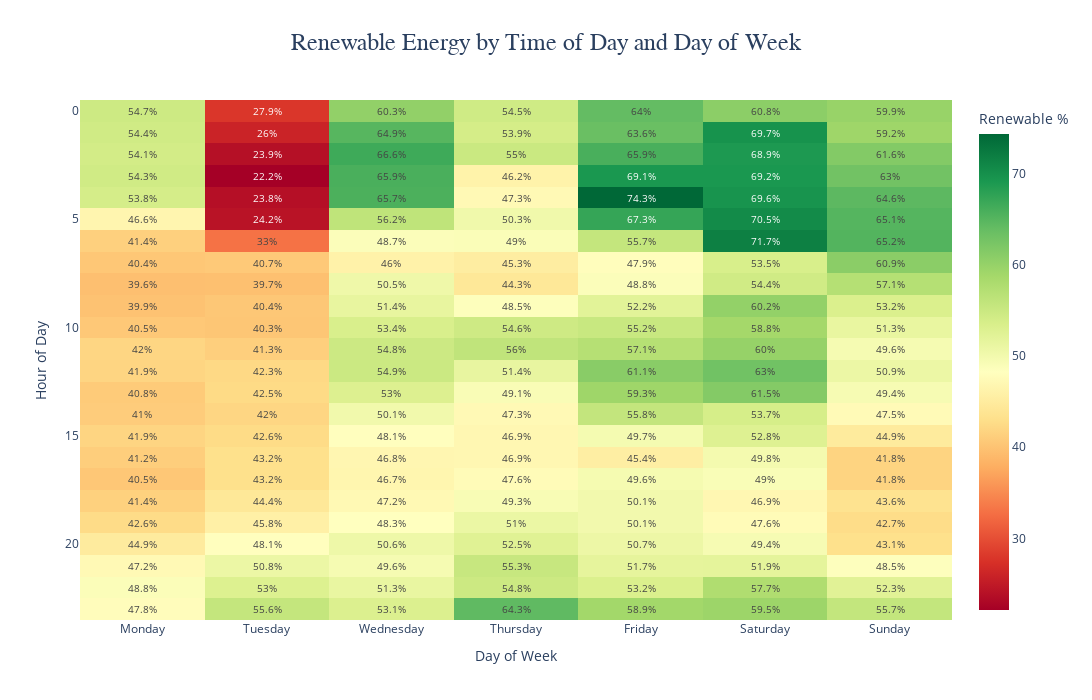

Notebook code for this chart:
### Code cell
# Visualization 4: Renewable Percentage by Hour and Day

# Create pivot for heatmap
heatmap_data = df_pivot.pivot_table(
    index='Hour',
    columns='Day_of_Week',
    values='Renewable_Pct',
    aggfunc='mean'
)

# Reorder days of week
day_order = ['Monday', 'Tuesday', 'Wednesday', 'Thursday', 'Friday', 'Saturday', 'Sunday']
heatmap_data = heatmap_data[[day for day in day_order if day in heatmap_data.columns]]

# Create heatmap
fig = go.Figure(data=go.Heatmap(
    z=heatmap_data.values,
    x=heatmap_data.columns,
    y=heatmap_data.index,
    colorscale='RdYlGn',  # Red (low) to Green (high)
    text=heatmap_data.values.round(1),
    texttemplate='%{text}%',
    textfont={"size": 10},
    colorbar=dict(title="Renewable %"),
    hovertemplate='<b>%{x}</b><br>Hour: %{y}:00<br>Renewable: %{z:.1f}%<extra></extra>'
))

fig.update_layout(
    title={
        'text': 'Renewable Energy by Time of Day and Day of Week',
        'x': 0.5,
        'xanchor': 'center',
        'font': {'size': 24, 'family': 'Arial, sans-serif'}
    },
    xaxis_title='Day of Week',
    yaxis_title='Hour of Day',
    height=700,
    width=1200,
    template='plotly_white',
    yaxis=dict(autorange='reversed'),
    margin=dict(l=80, r=80, t=100, b=80)
)

fig.show()

print(f"\n🕐 Time Pattern Insights:")
print(f"  • Peak renewable hour: {df_pivot.groupby('Hour')['Renewable_Pct'].mean().idxmax()}:00 ({df_pivot.groupby('Hour')['Renewable_Pct'].mean().max():.1f}%)")
print(f"  • Lowest renewable hour: {df_pivot.groupby('Hour')['Renewable_Pct'].mean().idxmin()}:00 ({df_pivot.groupby('Hour')['Renewable_Pct'].mean().min():.1f}%)")
print(f"  • Most renewable day: {df_pivot.groupby('Day_of_Week')['Renewable_Pct'].mean().idxmax()} ({df_pivot.groupby('Day_of_Week')['Renewable_Pct'].mean().max():.1f}%)")

### Figure 1 — Plotly figure (JSON) as saved in the notebook; plotly's stock layout.template omitted (floating-point values rounded to 4 significant figures; data arrays with more than 128 entries replaced by an {"elided": "..."} marker saying what was removed)
{"data": [{"colorbar": {"title": {"text": "Renewable %"}}, "colorscale": [[0, "rgb(165,0,38)"], [0.1, "rgb(215,48,39)"], [0.2, "rgb(244,109,67)"], [0.3, "rgb(253,174,97)"], [0.4, "rgb(254,224,139)"], [0.5, "rgb(255,255,191)"], [0.6, "rgb(217,239,139)"], [0.7, "rgb(166,217,106)"], [0.8, "rgb(102,189,99)"], [0.9, "rgb(26,152,80)"], [1, "rgb(0,104,55)"]], "hovertemplate": "<b>%{x}</b><br>Hour: %{y}:00<br>Renewable: %{z:.1f}%<extra></extra>", "text": {"elided": "24x7 float values"}, "textfont": {"size": 10}, "texttemplate": "%{text}%", "type": "heatmap", "x": ["Monday", "Tuesday", "Wednesday", "Thursday", "Friday", "Saturday", "Sunday"], "y": [0, 1, 2, 3, 4, 5, 6, 7, 8, 9, 10, 11, 12, 13, 14, 15, 16, 17, 18, 19, 20, 21, 22, 23], "z": {"elided": "24x7 float values"}}], "layout": {"height": 700, "margin": {"b": 80, "l": 80, "r": 80, "t": 100}, "title": {"font": {"family": "Arial, sans-serif", "size": 24}, "text": "Renewable Energy by Time of Day and Day of Week", "x": 0.5, "xanchor": "center"}, "width": 1200, "xaxis": {"title": {"text": "Day of Week"}}, "yaxis": {"autorange": "reversed", "title": {"text": "Hour of Day"}}}}
